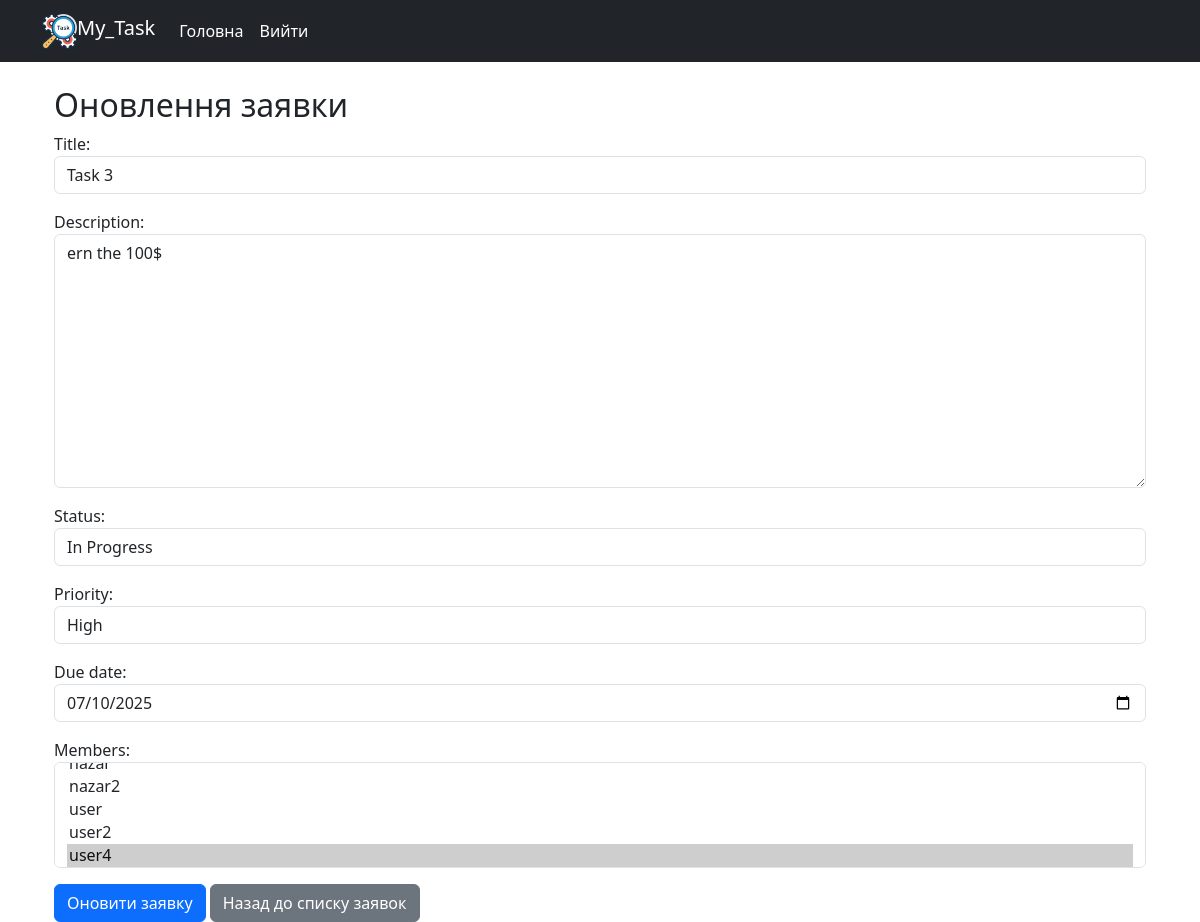
Page /3/update/ (signed in) on the earlier database version.
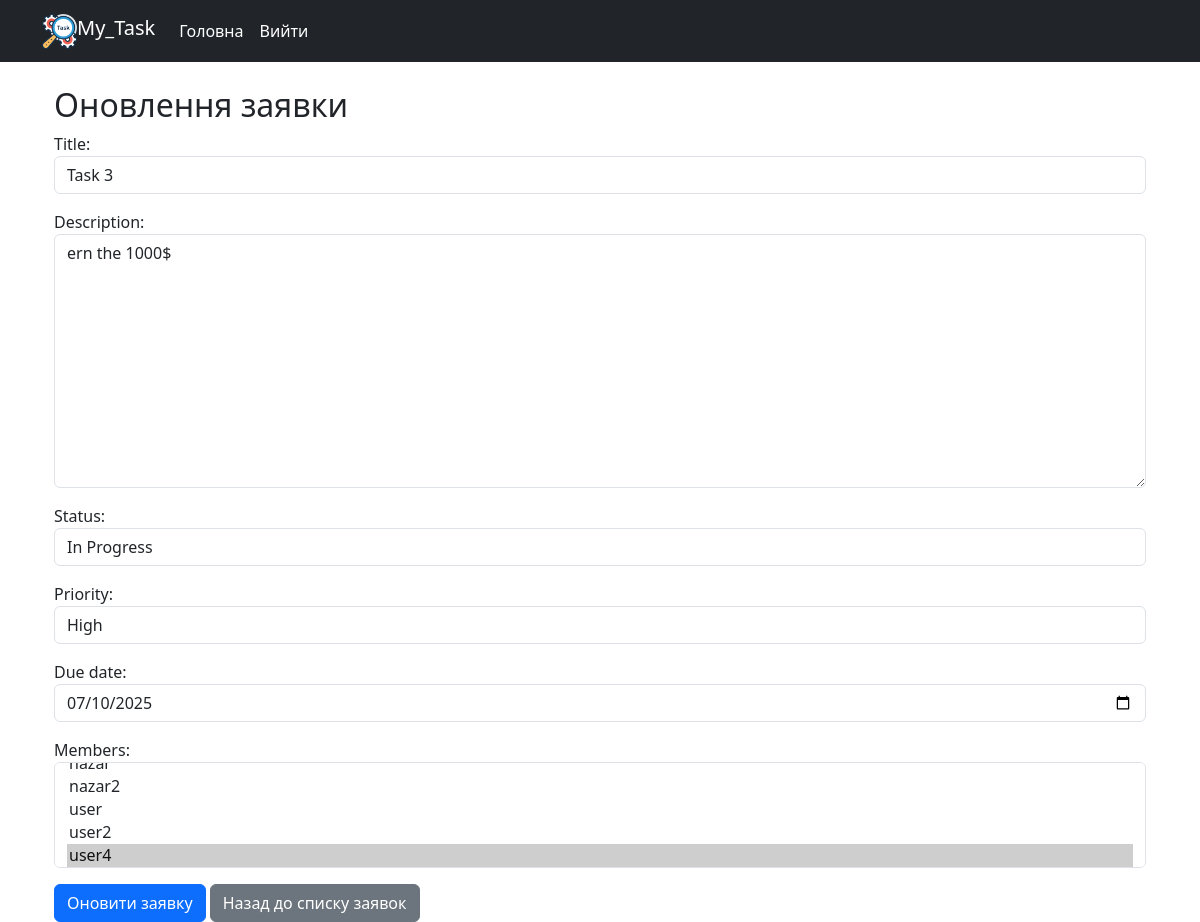
Same page on the later database version.
### tasks/models.py (models this page shows, shortened)
class Task(models.Model):
    STATUS_CHOICES = [
        ('todo', 'To Do'),
        ('in_progres', 'In Progress'),
        ('done', 'Done')
    ]
    PRIORITY_CHOICES = [
        ('low', 'Low'),
        ('medium', 'Medium'),
        ('high', 'High')
    ]
    title = models.CharField(max_length=256)
    description = models.TextField()
    status = models.CharField(max_length=20, choices=STATUS_CHOICES, default='todo')
    priority = models.CharField(max_length=20, choices=PRIORITY_CHOICES, default='medium')
    due_date = models.DateField(null=True, blank=True)
    creator = models.ForeignKey(User, on_delete=models.CASCADE, related_name = 'tasks')
    members = models.ManyToManyField(User, blank=True, related_name = 'assigned_tasks')

### tasks/views.py (the view)
# urls.py: path('<int:pk>/update/', views.TaskUpdateView.as_view(), name ='task-update'),
class TaskUpdateView(LoginRequiredMixin, UserIsOwnerMixins, UpdateView):
    model = models.Task
    form_class = TaskForm
    template_name = 'tasks/task_update_form.html'
    success_url = reverse_lazy('tasks:task-list')

### tasks/forms.py
class TaskForm(forms.ModelForm):
    class Meta:
        model = Task
        fields = ['title', 'description', 'status', 'priority', 'due_date', 'members']
        widgets = {
            'due_date': forms.DateInput(attrs={'type': 'date'})
        }
    def __init__(self, *args, **kwargs):
        super(TaskForm, self).__init__(*args, **kwargs)
        for field in self.fields:
            self.fields[field].widget.attrs.update({'class': 'form-control'})
        self.fields['due_date'].widget.attrs['class'] += ' my-custom=datepicker'

### tasks/mixins.py (called while the page is built)
    def dispatch(self, request, *args, **kwargs):
        instance = self.get_object()
        if instance.creator != self.request.user:
            raise PermissionDenied
        return super().dispatch(request, *args, **kwargs)

### templates/tasks/task_update_form.html (shortened to what this page needs)
{% extends 'base.html' %}
{% block content %}
<div class="container">
    <h2>Оновлення заявки</h2>
    <form method="post">
        {{ form.as_p }}
        <button type="submit" class="btn btn-primary">Оновити заявку</button>
        <a href="{% url 'tasks:task-list' %}" class="btn btn-secondary">Назад до списку заявок</a>
    </form>
</div>
{% endblock %}

Differences in the rows shown:
changed Task "Task 3": description "ern the 100$" → "ern the 1000$"
